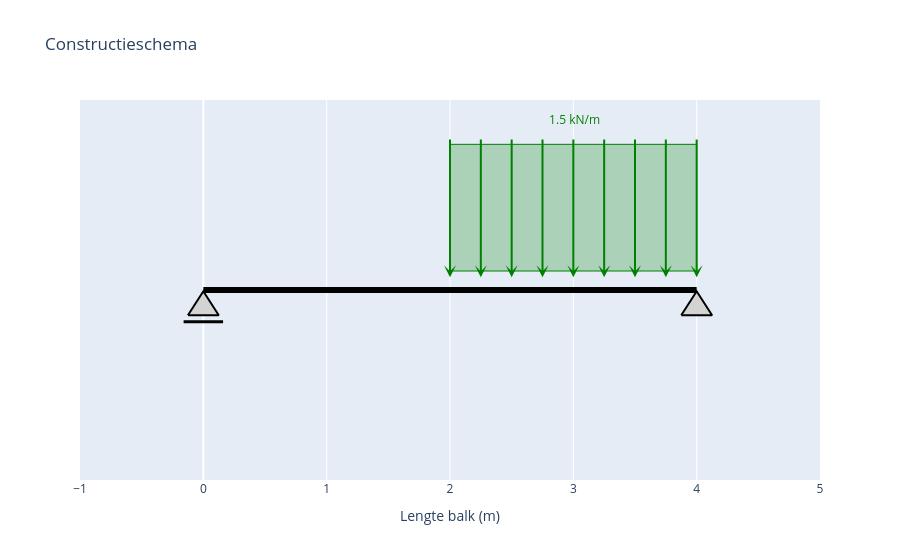

The code cell stored with this chart in its notebook:
### Code cell
# --- toon de figuren ---
fig_schema = maak_constructieschema_plotly()
fig_schema.show()

### Figure 1 — Plotly figure (JSON) as saved in the notebook; plotly's stock layout.template omitted (floating-point values rounded to 4 significant figures)
{"data": [{"hoverinfo": "skip", "line": {"color": "black", "width": 6}, "mode": "lines", "type": "scatter", "x": [0, 4], "y": [0, 0]}, {"fill": "toself", "fillcolor": "lightgray", "hoverinfo": "skip", "line": {"color": "black", "width": 2}, "mode": "lines", "opacity": 1, "type": "scatter", "x": [-0.125, 0.125, 0, -0.125], "y": [-0.2, -0.2, -0.01, -0.2]}, {"hoverinfo": "skip", "line": {"color": "black", "width": 3}, "mode": "lines", "type": "scatter", "x": [-0.16, 0.16], "y": [-0.25, -0.25]}, {"fill": "toself", "fillcolor": "lightgray", "hoverinfo": "skip", "line": {"color": "black", "width": 2}, "mode": "lines", "opacity": 1, "type": "scatter", "x": [3.875, 4.125, 4, 3.875], "y": [-0.2, -0.2, -0.01, -0.2]}], "layout": {"annotations": [{"arrowcolor": "green", "arrowhead": 3, "arrowsize": 1, "arrowwidth": 2, "ax": 2, "axref": "x", "ay": 1.2, "ayref": "y", "showarrow": true, "text": "", "x": 2, "xref": "x", "y": 0.1, "yref": "y"}, {"arrowcolor": "green", "arrowhead": 3, "arrowsize": 1, "arrowwidth": 2, "ax": 2.25, "axref": "x", "ay": 1.2, "ayref": "y", "showarrow": true, "text": "", "x": 2.25, "xref": "x", "y": 0.1, "yref": "y"}, {"arrowcolor": "green", "arrowhead": 3, "arrowsize": 1, "arrowwidth": 2, "ax": 2.5, "axref": "x", "ay": 1.2, "ayref": "y", "showarrow": true, "text": "", "x": 2.5, "xref": "x", "y": 0.1, "yref": "y"}, {"arrowcolor": "green", "arrowhead": 3, "arrowsize": 1, "arrowwidth": 2, "ax": 2.75, "axref": "x", "ay": 1.2, "ayref": "y", "showarrow": true, "text": "", "x": 2.75, "xref": "x", "y": 0.1, "yref": "y"}, {"arrowcolor": "green", "arrowhead": 3, "arrowsize": 1, "arrowwidth": 2, "ax": 3, "axref": "x", "ay": 1.2, "ayref": "y", "showarrow": true, "text": "", "x": 3, "xref": "x", "y": 0.1, "yref": "y"}, {"arrowcolor": "green", "arrowhead": 3, "arrowsize": 1, "arrowwidth": 2, "ax": 3.25, "axref": "x", "ay": 1.2, "ayref": "y", "showarrow": true, "text": "", "x": 3.25, "xref": "x", "y": 0.1, "yref": "y"}, {"arrowcolor": "green", "arrowhead": 3, "arrowsize": 1, "arrowwidth": 2, "ax": 3.5, "axref": "x", "ay": 1.2, "ayref": "y", "showarrow": true, "text": "", "x": 3.5, "xref": "x", "y": 0.1, "yref": "y"}, {"arrowcolor": "green", "arrowhead": 3, "arrowsize": 1, "arrowwidth": 2, "ax": 3.75, "axref": "x", "ay": 1.2, "ayref": "y", "showarrow": true, "text": "", "x": 3.75, "xref": "x", "y": 0.1, "yref": "y"}, {"arrowcolor": "green", "arrowhead": 3, "arrowsize": 1, "arrowwidth": 2, "ax": 4, "axref": "x", "ay": 1.2, "ayref": "y", "showarrow": true, "text": "", "x": 4, "xref": "x", "y": 0.1, "yref": "y"}, {"font": {"color": "green"}, "showarrow": false, "text": " 1.5 kN/m", "x": 3, "y": 1.35}], "autosize": true, "shapes": [{"fillcolor": "rgba(0,128,0,0.25)", "line": {"color": "green", "width": 1}, "type": "rect", "x0": 2, "x1": 4, "y0": 0.15, "y1": 1.15}], "showlegend": false, "title": {"text": "Constructieschema"}, "xaxis": {"autorange": false, "dtick": 1, "range": [-1, 5], "title": {"text": "Lengte balk (m)"}, "type": "linear"}, "yaxis": {"autorange": false, "range": [-1.5, 1.5], "showgrid": false, "showticklabels": false, "title": {}, "type": "linear", "zeroline": false}}}
